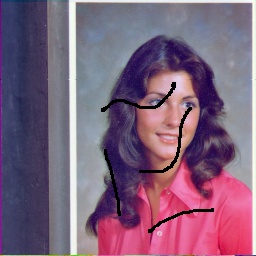
#> input picture opencv-rPi/rpi/pruebas/retoques/Damaged.tiff, 256 x 256 px
$ python restoring.py
#> lines starting #> are read from the running program, lines starting #| are printed output that depends on the picture; after the words box and inside, x2 and y2 are one past the last pixel; in counts of white or black regions, pixels touching at a corner belong together
import cv2
import matplotlib.pyplot as plt

image = cv2.imread('Damaged.tiff')
#> image is the input picture: shape (256, 256, 3); mean B, G, R 123.2, 97.7, 126.7
mask = cv2.imread('Mask.tiff', 0)
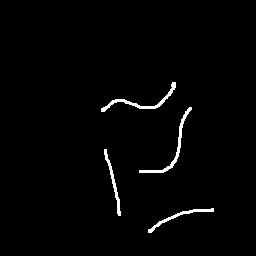
#> input picture opencv-rPi/rpi/pruebas/retoques/Mask.tiff, 256 x 256 px
#> mask: shape (256, 256); 1.6% white; 4 white regions, box (x1, y1, x2, y2) and area: (139, 107, 192, 173) 314, (101, 82, 176, 112) 307, (148, 208, 214, 233) 226, (104, 149, 121, 216) 212

input = cv2.cvtColor(image, cv2.COLOR_BGR2RGB)
output_TELEA = cv2.inpaint(input, mask,
                           5, cv2.INPAINT_TELEA)
output_NS = cv2.inpaint(input, mask,
                        5, cv2.INPAINT_NS)
plt.subplot(221)
plt.imshow(input)
plt.title('Damaged Image')
plt.axis('off')

plt.subplot(222)
plt.imshow(mask, cmap='gray'),
plt.title('Mask')
plt.axis('off')

plt.subplot(223),
plt.imshow(output_TELEA)
plt.title('Telea Method')
plt.axis('off')

plt.subplot(224)
plt.imshow(output_NS)
plt.title('Navier Stokes Method')
plt.axis('off')

plt.show()
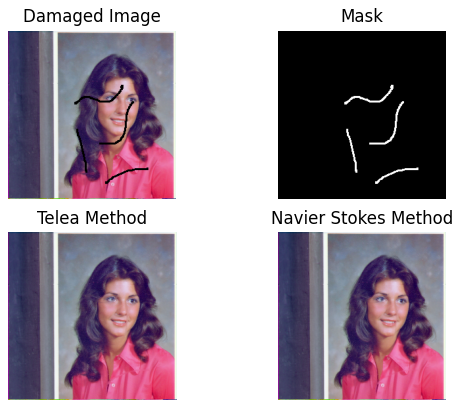
#> figure drawn by matplotlib, 4 panels
